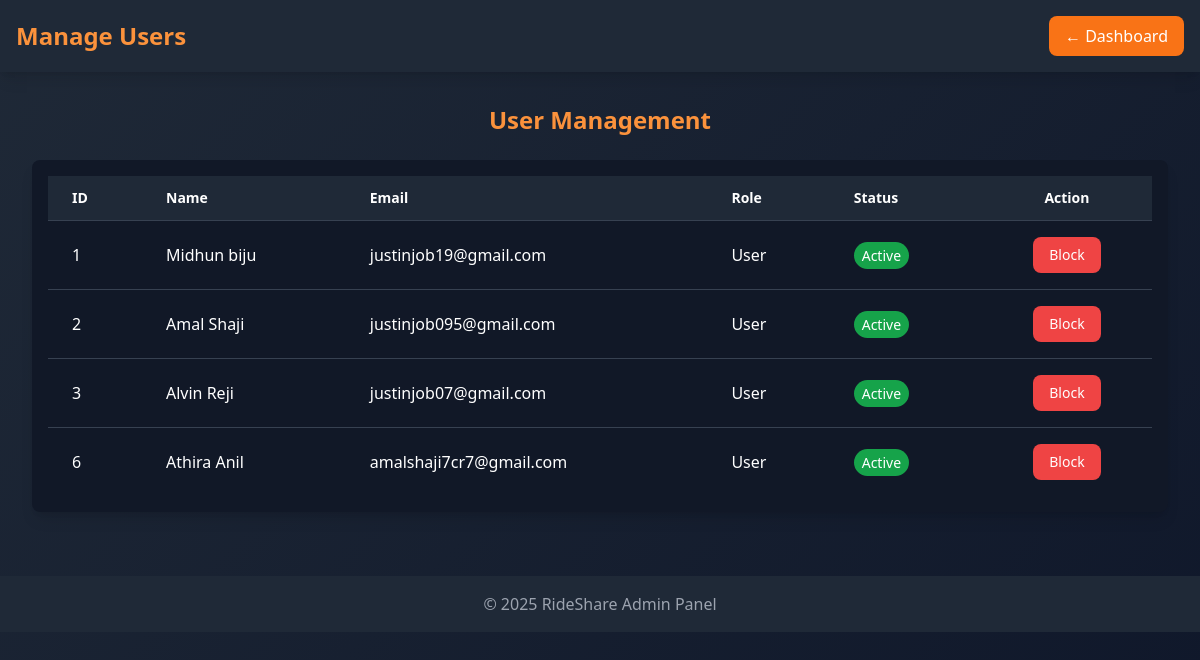
Page /manage_users on the committed database.
### home/models.py (models this page shows, shortened)
class User(AbstractUser):
    mobile = models.CharField(max_length=15,null=True, blank=True)
    address = models.CharField(max_length=200,null=True, blank=True)
    email = models.EmailField(null=True, blank=True, unique=True)
    gender = models.CharField(
        null=True, max_length=20,
        choices=[
            ('male', 'Male'),
            ('female', 'Female'),
            ('other','Others')
        ]
    )
    role = models.CharField(max_length= 20, null=True)
    rating = models.FloatField(default=0.0)
    profile_created=models.DateField(auto_now=True)
    preferences = models.JSONField(default=dict)
    is_blocked = models.CharField(default='no')

### home/views.py (the view)
# urls.py: path('manage_users', home.views.manage_users, name="manage_users"),
def manage_users(request):
    users = User.objects.filter(role='user')
    return render(request, "manage_user.html", {"users": users})

### templates/manage_user.html (shortened to what this page needs)
{% load static %}
<!DOCTYPE html>
<html lang="en">
<head>
<script src="https://cdn.tailwindcss.com"></script>
</head>
<body class="text-white font-sans min-h-screen">
<header class="bg-gray-800 p-4 shadow-lg">
    <div class="max-w-7xl mx-auto flex justify-between items-center">
        <h1 class="text-2xl font-bold text-orange-400">Manage Users</h1>
        <a href="{% url 'admin_home' %}" class="px-4 py-2 bg-orange-500 rounded-lg hover:bg-orange-600">← Dashboard</a>
    </div>
</header>
<main class="max-w-7xl mx-auto p-8">
    <h2 class="text-2xl font-bold text-orange-400 mb-6 text-center">User Management</h2>
    <div class="overflow-x-auto bg-gray-900 rounded-lg shadow-lg p-4">
        <table class="min-w-full divide-y divide-gray-700">
            <thead class="bg-gray-800">
                <tr>
                    <th class="px-6 py-3 text-left text-sm font-semibold text-white">ID</th>
                    <th class="px-6 py-3 text-left text-sm font-semibold text-white">Name</th>
                    <th class="px-6 py-3 text-left text-sm font-semibold text-white">Email</th>
                    <th class="px-6 py-3 text-left text-sm font-semibold text-white">Role</th>
                    <th class="px-6 py-3 text-left text-sm font-semibold text-white">Status</th>
                    <th class="px-6 py-3 text-center text-sm font-semibold text-white">Action</th>
                </tr>
            </thead>
            <tbody class="divide-y divide-gray-700">
                {% for user in users %}
                <tr class="hover:bg-gray-800">
                    <td class="px-6 py-4">{{ user.id }}</td>
                    <td class="px-6 py-4">{{ user.first_name }} {{ user.last_name }}</td>
                    <td class="px-6 py-4">{{ user.email }}</td>
                    <td class="px-6 py-4 capitalize">{{ user.role }}</td>
                    <td class="px-6 py-4">
                        {% if user.is_blocked == "yes" %}
                            <span class="px-2 py-1 bg-red-600 rounded-full text-sm">Blocked</span>
                        {% else %}
                            <span class="px-2 py-1 bg-green-600 rounded-full text-sm">Active</span>
                        {% endif %}
                    </td>
                    <td class="px-6 py-4 text-center">
                        {% if user.is_blocked == "yes" %}
                        <form method="post" action="{% url 'unblock_user' user.id %}">
                            {% csrf_token %}
                            <button type="submit" class="unblock-btn px-4 py-2 rounded-lg text-sm">Unblock</button>
                        </form>
                        {% else %}
                        <form method="post" action="{% url 'block_user' user.id %}">
                            <button type="submit" class="block-btn px-4 py-2 rounded-lg text-sm">Block</button>
                        </form>
                        {% endif %}
                    </td>
                </tr>
                {% empty %}
                <tr>
                    <td colspan="6" class="px-6 py-4 text-center text-gray-400">No users found.</td>
                </tr>
                {% endfor %}
            </tbody>
        </table>
    </div>
</main>
<footer class="bg-gray-800 text-gray-400 text-center p-4 mt-8">
    © 2025 RideShare Admin Panel
</footer>
</body>
</html>

### templates/manage_user.html (style rules this page uses)
body { background: linear-gradient(135deg, #1f2937, #0f172a); }
.block-btn { background-color: #ef4444; color: white; transition: background-color 0.3s ease; }

### rows in the picture
User: id "1", first_name "Midhun", last_name "biju", email "justinjob19@gmail.com", role "User", is_blocked "Active"
User: id "2", first_name "Amal", last_name "Shaji", email "justinjob095@gmail.com", role "User", is_blocked "Active"
User: id "3", first_name "Alvin", last_name "Reji", email "justinjob07@gmail.com", role "User", is_blocked "Active"
User: id "6", first_name "Athira", last_name "Anil", email "amalshaji7cr7@gmail.com", role "User", is_blocked "Active"
